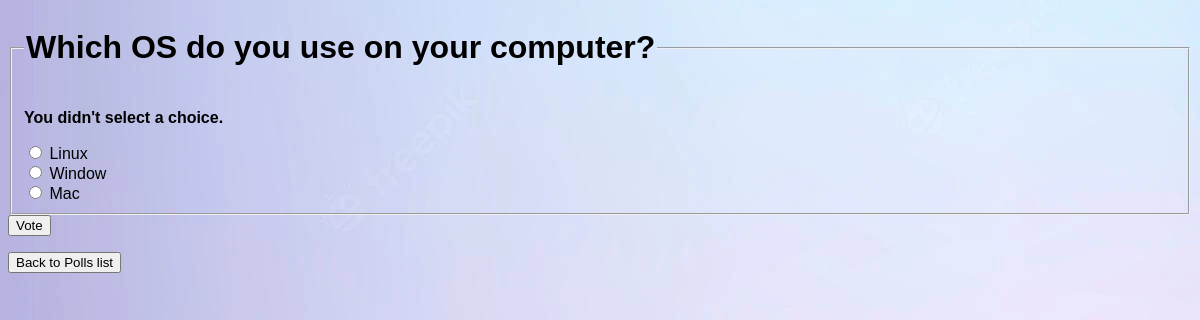
/polls/question/4/vote/ (signed in), run on the app's committed database.
### polls/models.py (models this page shows, shortened)
class Question(models.Model):
    question_text = models.CharField(max_length=200)
    pub_date = models.DateTimeField('date published')
    end_date = models.DateTimeField('date ending', null=True, default=None)

class Choice(models.Model):
    question = models.ForeignKey(Question, on_delete=models.CASCADE)
    choice_text = models.CharField(max_length=200)

### polls/views.py (the view, shortened to what this page needs)
# urls.py: path('question/<int:question_id>/vote/', views.vote, name='vote'),
@login_required
def vote(request, question_id):
    question = get_object_or_404(Question, pk=question_id)
    user = request.user
    try:
        selected_choice = question.choice_set.get(pk=request.POST['choice'])
    except (KeyError, Choice.DoesNotExist):
        return render(request, 'polls/detail.html', {
            'question': question,
            'error_message': "You didn't select a choice.",
        })

### polls/templates/polls/detail.html (shortened to what this page needs)
{% load static %}
<link rel="stylesheet" href="{% static 'polls/style.css' %}">
<form action="{% url 'polls:vote' question.id %}" method="post">
<fieldset>
    <legend><h1>{{ question.question_text }}</h1></legend>
    {% if error_message %}<p><strong>{{ error_message }}</strong></p>{% endif %}
    {% for choice in question.choice_set.all %}
        {% if choice.choice_text == check %}
            <input type="radio" name="choice" id="selected" value="{{ choice.id }}" checked>
            <label for="choice{{ forloop.counter }}">{{ choice.choice_text }}</label><br>
        {% else %}
            <input type="radio" name="choice" id="choice{{ forloop.counter }}" value="{{ choice.id }}">
            <label for="choice{{ forloop.counter }}">{{ choice.choice_text }}</label><br>
        {% endif %}
    {% endfor %}
</fieldset>
<input type="submit" value="Vote">
</form>
<a href="{% url 'polls:index' %}">
<button type="button">{{"Back to Polls list"}}</button>
</a>

### data on the page
Question: question_text "Which OS do you use on your computer?"
Choice: choice_text "Linux"
Choice: choice_text "Window"
Choice: choice_text "Mac"

### other printed values
{{ error_message }} "You didn't select a choice."
{{ "Back to Polls list" }} "Back to Polls list"
